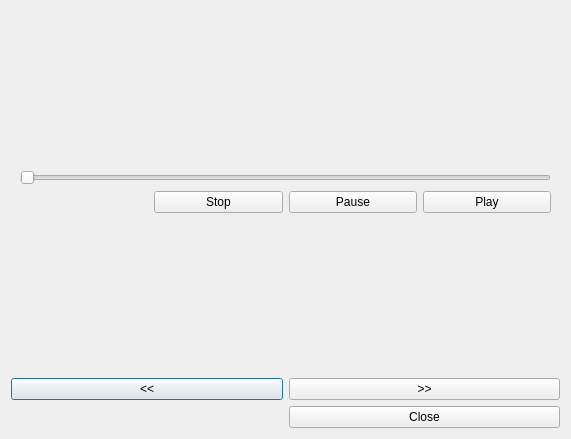
<?xml version="1.0" encoding="UTF-8"?>
<ui version="4.0">
 <class>PreviewDialog</class>
 <widget class="QDialog" name="PreviewDialog">
  <property name="geometry">
   <rect>
    <x>0</x>
    <y>0</y>
    <width>571</width>
    <height>439</height>
   </rect>
  </property>
  <property name="sizePolicy">
   <sizepolicy hsizetype="Fixed" vsizetype="Fixed">
    <horstretch>0</horstretch>
    <verstretch>0</verstretch>
   </sizepolicy>
  </property>
  <property name="minimumSize">
   <size>
    <width>571</width>
    <height>439</height>
   </size>
  </property>
  <property name="maximumSize">
   <size>
    <width>571</width>
    <height>439</height>
   </size>
  </property>
  <property name="windowTitle">
   <string>PreviewDialog</string>
  </property>
  <layout class="QGridLayout" name="gridLayout">
   <property name="sizeConstraint">
    <enum>QLayout::SetDefaultConstraint</enum>
   </property>
   <item row="1" column="0">
    <widget class="QPushButton" name="prevBtn">
     <property name="text">
      <string>&lt;&lt;</string>
     </property>
    </widget>
   </item>
   <item row="2" column="1">
    <widget class="QPushButton" name="closeBtn">
     <property name="text">
      <string>Close</string>
     </property>
    </widget>
   </item>
   <item row="0" column="0" colspan="2">
    <widget class="QStackedWidget" name="prevWidget">
     <property name="currentIndex">
      <number>1</number>
     </property>
     <widget class="QWidget" name="imagePage">
      <layout class="QHBoxLayout" name="horizontalLayout">
       <item>
        <widget class="QLabel" name="imgPrev">
         <property name="text">
          <string/>
         </property>
        </widget>
       </item>
      </layout>
     </widget>
     <widget class="QWidget" name="AudioPage">
      <layout class="QGridLayout" name="gridLayout_2">
       <item row="0" column="0">
        <spacer name="verticalSpacer">
         <property name="orientation">
          <enum>Qt::Vertical</enum>
         </property>
         <property name="sizeHint" stdset="0">
          <size>
           <width>20</width>
           <height>40</height>
          </size>
         </property>
        </spacer>
       </item>
       <item row="4" column="1">
        <spacer name="verticalSpacer_3">
         <property name="orientation">
          <enum>Qt::Vertical</enum>
         </property>
         <property name="sizeHint" stdset="0">
          <size>
           <width>20</width>
           <height>40</height>
          </size>
         </property>
        </spacer>
       </item>
       <item row="3" column="1">
        <widget class="QPushButton" name="stopBttn">
         <property name="text">
          <string>Stop</string>
         </property>
        </widget>
       </item>
       <item row="3" column="2">
        <widget class="QPushButton" name="pauseBttn">
         <property name="text">
          <string>Pause</string>
         </property>
        </widget>
       </item>
       <item row="3" column="3">
        <widget class="QPushButton" name="playBttn">
         <property name="text">
          <string>Play</string>
         </property>
        </widget>
       </item>
       <item row="1" column="0" colspan="4">
        <widget class="AudioSeekBar" name="progressBar">
         <property name="mouseTracking">
          <bool>true</bool>
         </property>
         <property name="maximum">
          <number>10000</number>
         </property>
         <property name="orientation">
          <enum>Qt::Horizontal</enum>
         </property>
         <property name="tickPosition">
          <enum>QSlider::NoTicks</enum>
         </property>
         <property name="tickInterval">
          <number>500</number>
         </property>
        </widget>
       </item>
       <item row="3" column="0">
        <widget class="QLabel" name="progDisplay">
         <property name="text">
          <string/>
         </property>
        </widget>
       </item>
      </layout>
     </widget>
     <widget class="QWidget" name="FontPage">
      <layout class="QGridLayout" name="gridLayout_3">
       <item row="0" column="0">
        <widget class="QLabel" name="label">
         <property name="text">
          <string>Lorem ipsum dolor sit amet, consectetur adipiscing elit. Integer malesuada laoreet leo. Quisque in arcu a quam porta tincidunt in at lacus. Sed sed ipsum eu sapien laoreet ullamcorper. Aenean vel lacinia arcu. Mauris quis lectus vitae purus aliquam volutpat. Sed bibendum nibh vel dictum tempor. In hac habitasse platea dictumst. Integer vitae viverra quam. Proin eu diam condimentum, sollicitudin nisl ut, porttitor dolor. Fusce tortor est, eleifend sed tincidunt ac, pulvinar quis est. Morbi adipiscing facilisis justo, eget interdum odio volutpat in. Nunc enim mauris, molestie at mauris et, cursus condimentum tortor. Quisque viverra ultrices turpis eget cursus. Aenean sed vehicula massa, ac euismod augue.</string>
         </property>
         <property name="wordWrap">
          <bool>true</bool>
         </property>
        </widget>
       </item>
      </layout>
     </widget>
     <widget class="QWidget" name="UnknownPage">
      <layout class="QGridLayout" name="gridLayout_4">
       <item row="0" column="0">
        <widget class="QLabel" name="label_2">
         <property name="font">
          <font>
           <family>Times New Roman</family>
           <pointsize>20</pointsize>
           <weight>75</weight>
           <italic>true</italic>
           <bold>true</bold>
          </font>
         </property>
         <property name="text">
          <string>No preview available</string>
         </property>
         <property name="alignment">
          <set>Qt::AlignCenter</set>
         </property>
        </widget>
       </item>
      </layout>
     </widget>
    </widget>
   </item>
   <item row="1" column="1">
    <widget class="QPushButton" name="nextBtn">
     <property name="text">
      <string>&gt;&gt;</string>
     </property>
    </widget>
   </item>
  </layout>
 </widget>
 <customwidgets>
  <customwidget>
   <class>AudioSeekBar</class>
   <extends>QSlider</extends>
   <header>AudioSeekBar.h</header>
  </customwidget>
 </customwidgets>
 <resources/>
 <connections/>
</ui>
